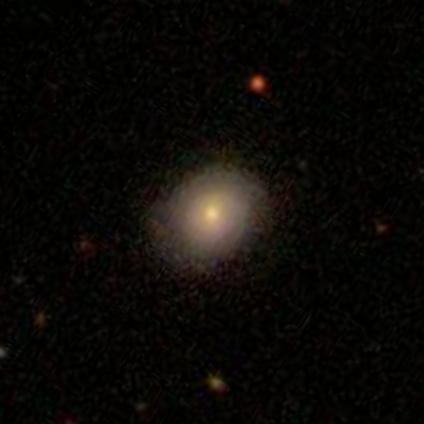
#> input picture data/train/galaxy/100008.jpg, 424 x 424 px, found by its file name; its folder holds only this picture in this run
$ python data_preparation.py
#> lines starting #> are read from the running program, lines starting #| are printed output that depends on the picture; after the words box and inside, x2 and y2 are one past the last pixel; in counts of white or black regions, pixels touching at a corner belong together

import os
import cv2 as cv

from configs import u_net_config


def prepare_dataset():
    dataset_path=u_net_config.test_dataset_path
    mask_path=u_net_config.test_mask_path

    image_list=os.listdir(dataset_path)


    #read image one by one
    for image_name in range(0,len(image_list)):

        path=os.path.join(dataset_path,image_list[image_name])
        print(path)
        image=cv.imread(path)
#> image is the input picture: shape (424, 424, 3); mean B, G, R 6.7, 9.3, 11.4


        #now convert it to binary image using thresholding
        grayImage = cv.cvtColor(image, cv.COLOR_BGR2GRAY)
        retval, threshold = cv.threshold(grayImage, 50, 255, cv.THRESH_BINARY)
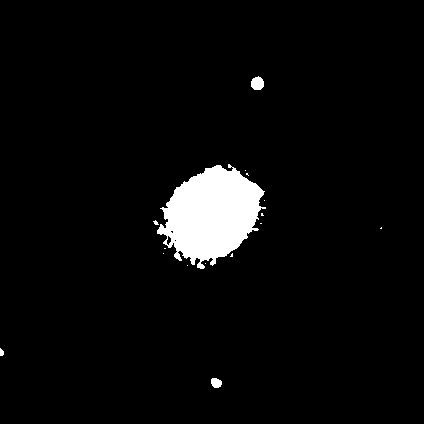
#> threshold: shape (424, 424); 4.1% white; 16 white regions (12 under 20 px), largest, box (x1, y1, x2, y2) and area: (157, 164, 266, 269) 7084, (251, 76, 264, 90) 143, (211, 378, 222, 388) 88, (0, 348, 4, 356) 25

        mask_image_path=os.path.join(mask_path,image_list[image_name])
        cv.imwrite(mask_image_path,threshold)


if __name__ == '__main__':
    prepare_dataset()
